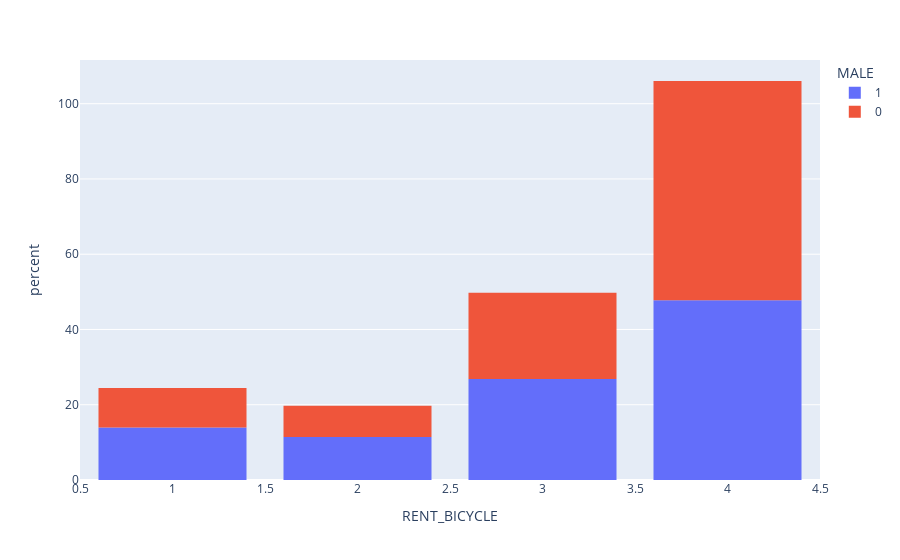

The notebook cell this image was saved under:
### Code cell
fig=px.histogram(df,x='RENT_BICYCLE', color='MALE',histnorm='percent')
fig.update_layout(bargap=0.2)
fig.show()

### Figure 1 — Plotly figure (JSON) as saved in the notebook; plotly's stock layout.template omitted (floating-point values rounded to 4 significant figures; data arrays with more than 128 entries replaced by an {"elided": "..."} marker saying what was removed)
{"data": [{"alignmentgroup": "True", "bingroup": "x", "histnorm": "percent", "hovertemplate": "MALE=1<br>RENT_BICYCLE=%{x}<br>percent=%{y}<extra></extra>", "legendgroup": "1", "marker": {"color": "#636efa", "pattern": {"shape": ""}}, "name": "1", "offsetgroup": "1", "orientation": "v", "showlegend": true, "type": "histogram", "x": {"elided": "1463 int values"}, "xaxis": "x", "yaxis": "y"}, {"alignmentgroup": "True", "bingroup": "x", "histnorm": "percent", "hovertemplate": "MALE=0<br>RENT_BICYCLE=%{x}<br>percent=%{y}<extra></extra>", "legendgroup": "0", "marker": {"color": "#EF553B", "pattern": {"shape": ""}}, "name": "0", "offsetgroup": "0", "orientation": "v", "showlegend": true, "type": "histogram", "x": {"elided": "1030 int values"}, "xaxis": "x", "yaxis": "y"}], "layout": {"bargap": 0.2, "barmode": "relative", "legend": {"title": {"text": "MALE"}, "tracegroupgap": 0}, "margin": {"t": 60}, "xaxis": {"anchor": "y", "domain": [0, 1], "title": {"text": "RENT_BICYCLE"}}, "yaxis": {"anchor": "x", "domain": [0, 1], "title": {"text": "percent"}}}}
